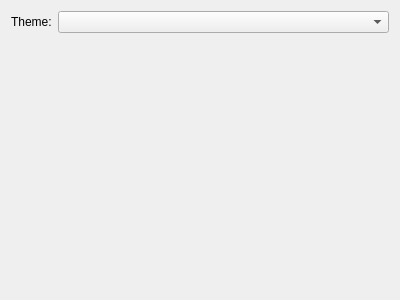
<?xml version="1.0" encoding="UTF-8"?>
<ui version="4.0">
 <class>Theme</class>
 <widget class="QWidget" name="Theme">
  <property name="geometry">
   <rect>
    <x>0</x>
    <y>0</y>
    <width>400</width>
    <height>300</height>
   </rect>
  </property>
  <property name="windowTitle">
   <string>Form</string>
  </property>
  <layout class="QVBoxLayout" name="verticalLayout">
   <item>
    <layout class="QFormLayout" name="formLayout">
     <property name="fieldGrowthPolicy">
      <enum>QFormLayout::ExpandingFieldsGrow</enum>
     </property>
     <item row="0" column="0">
      <widget class="QLabel" name="label">
       <property name="text">
        <string>Theme:</string>
       </property>
      </widget>
     </item>
     <item row="0" column="1">
      <widget class="QComboBox" name="themeComboBox">
       <property name="sizePolicy">
        <sizepolicy hsizetype="Expanding" vsizetype="Fixed">
         <horstretch>0</horstretch>
         <verstretch>0</verstretch>
        </sizepolicy>
       </property>
      </widget>
     </item>
    </layout>
   </item>
  </layout>
 </widget>
 <resources/>
 <connections/>
</ui>
